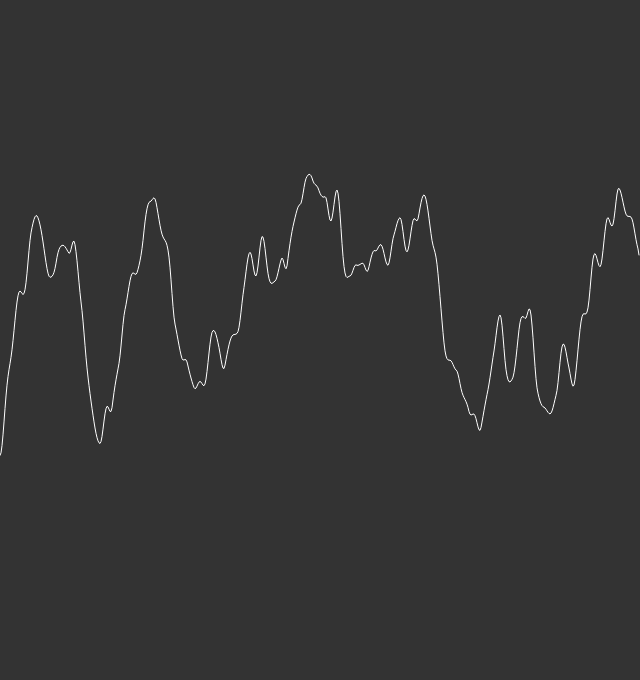
Frame 1 (no input)
Frame 2 (the mouse pressed at the canvas centre, redrawn once): identical to frame 1, image omitted

The p5.js sketch that drew this single still picture (run headless with seeded random() and noise() and a simulated clock; the mouse was pressed at the canvas centre and the sketch redrawn once):

// p5.js sketch
// ── sketch.js
function setup (){
	createCanvas (640,680);
  }
   function draw (){
	 background (51);
	 stroke(255);
	 noFill();
	beginShape();
	var xoff=0;
	 for (var x=0; x<width; x++){
	   stroke(255);
	   //strokeWeight (5);
	   var y =noise (xoff) * height ;
	   vertex (x,y);
	   
	   xoff += 0.02;
	   
	 }
	 endShape();
	 
	 noLoop();
	 
   }
  
